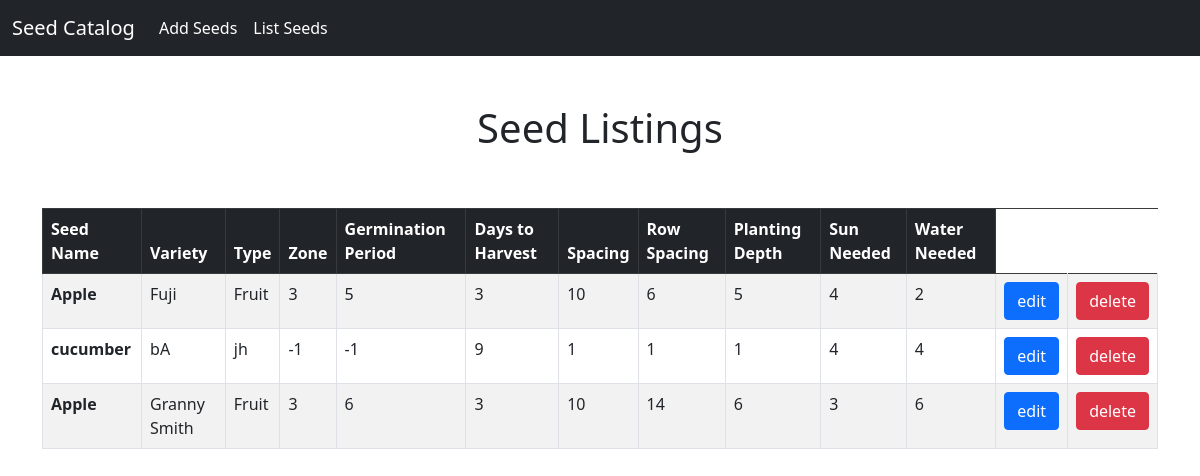
The app's page /list_seeds.html, older data.
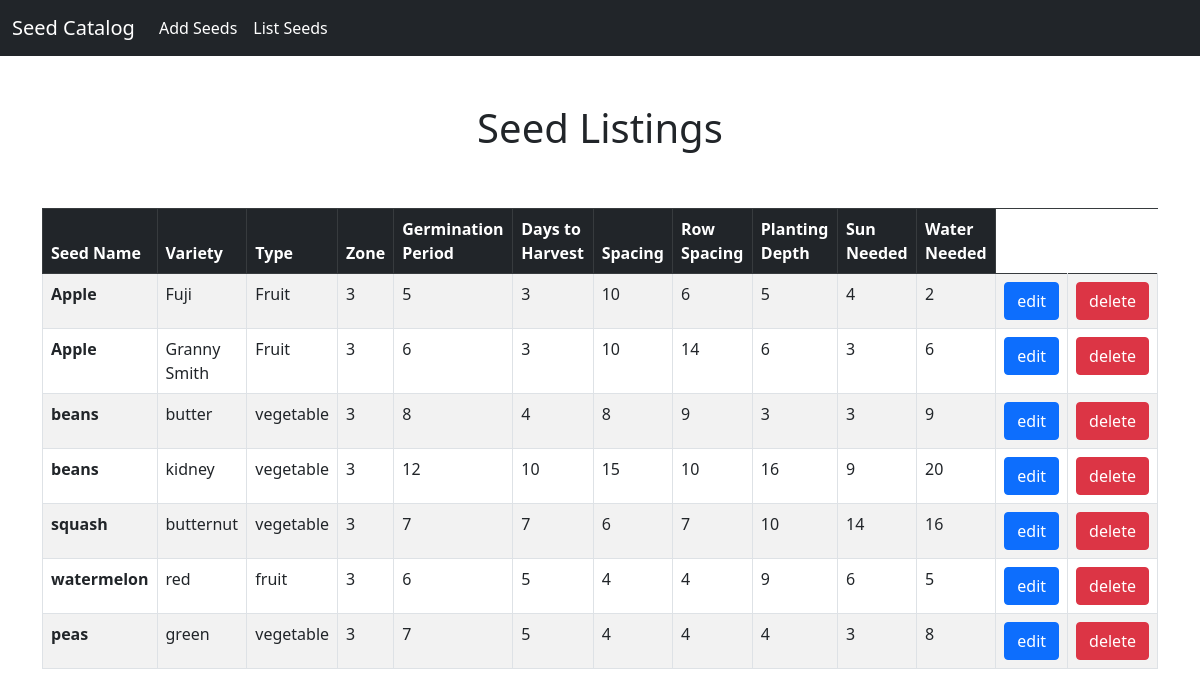
The same page, newer data.
### seeds/models.py (models this page shows, shortened)
class Seeds(models.Model):
    seed_name = models.CharField(max_length=50)
    seed_variety = models.CharField(max_length=50)
    seed_type = models.CharField(max_length=50)
    seed_planting_zone = models.CharField(max_length=4)
    germination_period = models.CharField(max_length=4)
    days_to_harvest = models.CharField(max_length=4)
    plant_spacing = models.CharField(max_length=4)
    row_spacing = models.CharField(max_length=4)
    plant_depth = models.CharField(max_length=4)
    sun_requirements = models.CharField(max_length=4)
    water_requirements = models.CharField(max_length=4)

### seeds/views.py (the view)
# urls.py: path('list_seeds.html', views.list_seeds, name='list_seeds'),
def list_seeds(request):
    all_seeds = Seeds.objects.all()
    return render(request, 'list_seeds.html', {'seeds': all_seeds})

### seeds/templates/list_seeds.html
{% extends 'base.html' %}
{% block content %}
<br/>
<h1 align="center">Seed Listings</h1>
<br/>
<br/>
<table class="table table-striped table-bordered table-hover">
    <thead class="table-dark">
        <tr>
            <th scope="col">Seed Name</th>
            <th scope="col">Variety</th>
            <th scope="col">Type</th>
            <th scope="col">Zone</th>
            <th scope="col">Germination Period</th>
            <th scope="col">Days to Harvest</th>
            <th scope="col">Spacing</th>
            <th scope="col">Row Spacing</th>
            <th scope="col">Planting Depth</th>
            <th scope="col">Sun Needed</th>
            <th scope="col">Water Needed</th>
        </tr>
    </thead>
    <tbody>
    {% for list_seeds in seeds %}
        <tr>
            <th scope="row">{{ list_seeds.seed_name }}</th>
            <td>{{ list_seeds.seed_variety }}</td>
            <td>{{ list_seeds.seed_type }}</td>
            <td>{{ list_seeds.seed_planting_zone }}</td>
            <td>{{ list_seeds.germination_period }}</td>
            <td>{{ list_seeds.days_to_harvest }}</td>
            <td>{{ list_seeds.plant_spacing }}</td>
            <td>{{ list_seeds.row_spacing }}</td>
            <td>{{ list_seeds.plant_depth }}</td>
            <td>{{ list_seeds.sun_requirements }}</td>
            <td>{{ list_seeds.water_requirements }}</td>
            <td><a href="{% url 'update_seeds' list_seeds.id %}" class="btn btn-primary">edit</a></td>
            <td><a href="{% url 'delete' list_seeds.id %}" class="btn btn-danger">delete</a></td>
        </tr>
    {% endfor %}
    </tbody>
</table>
{% endblock %}

Row changes from the older to the newer data that the page shows:
removed Seeds: seed_name "cucumber", seed_variety "bA", seed_type "jh", seed_planting_zone "-1", germination_period "-1", days_to_harvest "9", plant_spacing "1", row_spacing "1", plant_depth "1", sun_requirements "4", water_requirements "4"
added Seeds: seed_name "beans", seed_variety "butter", seed_type "vegetable", seed_planting_zone "3", germination_period "8", days_to_harvest "4", plant_spacing "8", row_spacing "9", plant_depth "3", sun_requirements "3", water_requirements "9"
added Seeds: seed_name "beans", seed_variety "kidney", seed_type "vegetable", seed_planting_zone "3", germination_period "12", days_to_harvest "10", plant_spacing "15", row_spacing "10", plant_depth "16", sun_requirements "9", water_requirements "20"
added Seeds: seed_name "squash", seed_variety "butternut", seed_type "vegetable", seed_planting_zone "3", germination_period "7", days_to_harvest "7", plant_spacing "6", row_spacing "7", plant_depth "10", sun_requirements "14", water_requirements "16"
added Seeds: seed_name "watermelon", seed_variety "red", seed_type "fruit", seed_planting_zone "3", germination_period "6", days_to_harvest "5", plant_spacing "4", row_spacing "4", plant_depth "9", sun_requirements "6", water_requirements "5"
added Seeds: seed_name "peas", seed_variety "green", seed_type "vegetable", seed_planting_zone "3", germination_period "7", days_to_harvest "5", plant_spacing "4", row_spacing "4", plant_depth "4", sun_requirements "3", water_requirements "8"
